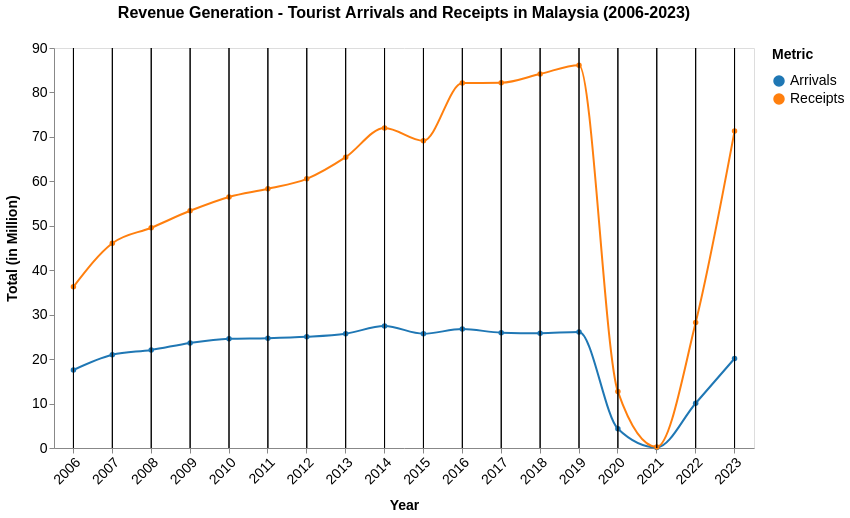

Write the Vega-Lite specification saved for this chart.
### Vega-Lite specification from a JSON file in a GitHub repository (floating-point values rounded to 4 significant figures)
{"$schema": "https://vega.github.io/schema/vega-lite/v5.json", "description": "Dual-axis line chart for Tourist Arrivals and Receipts in Malaysia (2006-2023) with point markers and a vertical hover rule.", "title": {"text": "Revenue Generation - Tourist Arrivals and Receipts in Malaysia (2006-2023)", "fontSize": 16, "dy": -16}, "width": 700, "height": 400, "data": {"values": [{"year": "2006", "Arrivals": 17.55, "Receipts": 36.27}, {"year": "2007", "Arrivals": 20.97, "Receipts": 46.07}, {"year": "2008", "Arrivals": 22.05, "Receipts": 49.56}, {"year": "2009", "Arrivals": 23.64, "Receipts": 53.37}, {"year": "2010", "Arrivals": 24.58, "Receipts": 56.49}, {"year": "2011", "Arrivals": 24.71, "Receipts": 58.32}, {"year": "2012", "Arrivals": 25.03, "Receipts": 60.56}, {"year": "2013", "Arrivals": 25.72, "Receipts": 65.44}, {"year": "2014", "Arrivals": 27.44, "Receipts": 72.0}, {"year": "2015", "Arrivals": 25.72, "Receipts": 69.12}, {"year": "2016", "Arrivals": 26.76, "Receipts": 82.1}, {"year": "2017", "Arrivals": 25.95, "Receipts": 82.17}, {"year": "2018", "Arrivals": 25.83, "Receipts": 84.14}, {"year": "2019", "Arrivals": 26.1, "Receipts": 86.14}, {"year": "2020", "Arrivals": 4.33, "Receipts": 12.69}, {"year": "2021", "Arrivals": 0.13, "Receipts": 0.24}, {"year": "2022", "Arrivals": 10.07, "Receipts": 28.23}, {"year": "2023", "Arrivals": 20.14, "Receipts": 71.31}]}, "transform": [{"fold": ["Arrivals", "Receipts"], "as": ["Metric", "Value"]}], "layer": [{"mark": {"type": "line", "point": true, "interpolate": "monotone"}, "encoding": {"x": {"field": "year", "type": "ordinal", "title": "Year", "axis": {"labelAngle": -45, "titlePadding": 12, "labelFontSize": 14, "titleFontSize": 14, "grid": false}, "scale": {"domain": ["2006", "2007", "2008", "2009", "2010", "2011", "2012", "2013", "2014", "2015", "2016", "2017", "2018", "2019", "2020", "2021", "2022", "2023"]}}, "y": {"field": "Value", "type": "quantitative", "title": "Total (in Million)", "axis": {"titlePadding": 12, "labelFontSize": 14, "titleFontSize": 14, "grid": false}}, "color": {"field": "Metric", "type": "nominal", "scale": {"domain": ["Arrivals", "Receipts"], "range": ["#1f77b4", "#ff7f0e"]}, "legend": {"title": "Metric", "labelFontSize": 14, "titleFontSize": 14, "titlePadding": 12}}, "tooltip": [{"field": "year", "title": "Year"}, {"field": "Metric", "title": "Value Type", "format": "N", "type": "nominal", "aggregate": "distinct"}, {"field": "Value", "title": "Value", "format": ".2f", "type": "quantitative"}]}}, {"params": [{"name": "hover", "select": {"type": "point", "encodings": ["x"], "on": "mouseover", "nearest": true}}], "mark": "rule", "encoding": {"x": {"field": "year", "type": "ordinal"}, "color": {"value": "black"}, "opacity": {"condition": {"param": "hover", "value": 1}, "value": 0}}}]}
